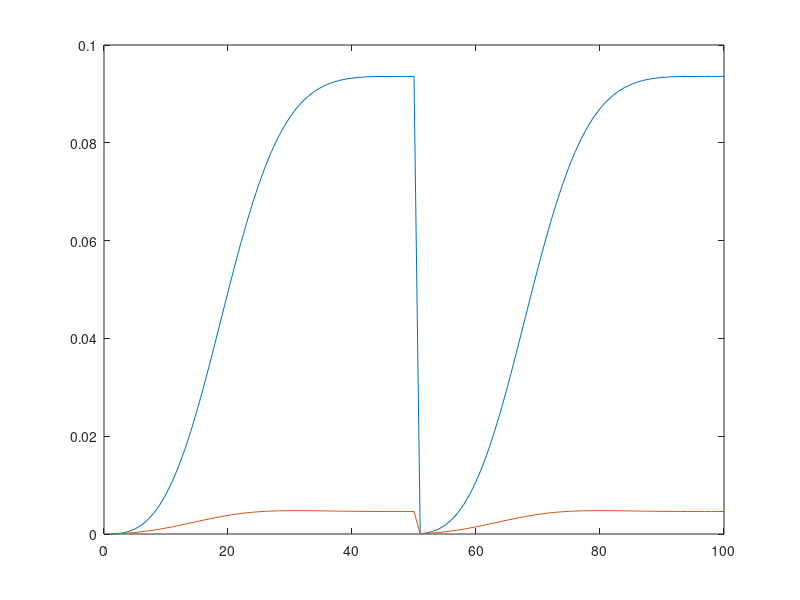

Recreate this plot in MATLAB.
function kalman_track_covariance_value()

dt = 1;
A_func = @(dt)[[1 dt; 0 1]];
C = [1 0]; % Observe the measurement output

Q_std = 0.05;                          % Process noise standard deviation
w = @(dt)[Q_std  * [(dt^2/2); dt]];    % Create process noise matrix function using the process noise std
Q_k = @(dt)[w(dt) * w(dt)'];           % Q_k = Ex = w*w'

dt = 1;
P = Q_k(dt);

R_std = 10;                            % Measurement noise standard deviation
R_k = R_std^2;                         % R_k = Ez = v * v'

gains = [];

for a = 1:100

A = A_func(dt);
if a > 1
P = A * P * A' + Q_k(dt);
end
K = P * C' * inv(C * P * C' + R_k);
P = (eye(size(P)) - K * C) * P;
gains(a,:) = K';

if a == 50
P = Q_k(dt);
end

end

plot(1:100,gains(:,1),1:100, gains(:,2))